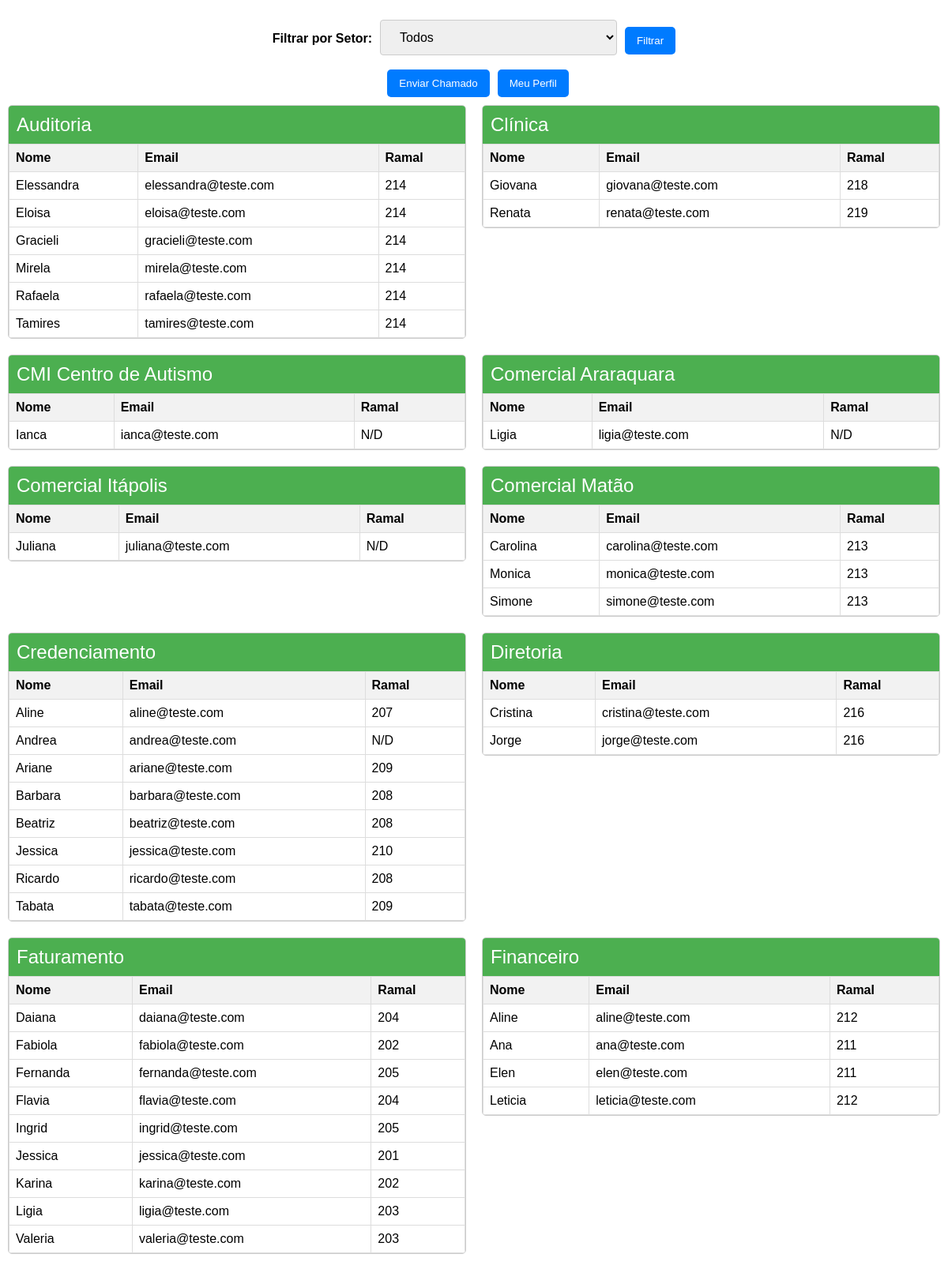
Screenshot of /funcionarios.php (signed in, upper part) with the database file from the repository.
### tables this page shows
CREATE TABLE `funcionarios` (
  `id` int(11) NOT NULL,
  `departamento` varchar(100) NOT NULL,
  `email` varchar(100) NOT NULL,
  `ramal` varchar(20) DEFAULT NULL,
  `nome` varchar(100) NOT NULL,
  `senha` varchar(255) NOT NULL,
  `nivel` varchar(10) DEFAULT NULL
);

### funcionarios.php (the view, shortened to what this page needs)
<?php
include_once('sys/conexao.php');
include_once("components/header.php");
?>
    <link rel="stylesheet" href="css/style.css">
    <link href="https://cdn.jsdelivr.net/gh/StephanWagner/jBox@v1.3.3/dist/jBox.all.min.css" rel="stylesheet">
</head>
<body>
        <div>
                    <form action="" method="GET" class="filtro-setor">
                    <label for="setor">Filtrar por Setor:</label>
                    <select name="setor" id="setor">
                    <option value="todos">Todos</option>
                    </select>
                    <div class="btn-group"><button type="submit">Filtrar</button></div>
                </form>
                <div class="btn-group">
                    <button onclick="location.href='chamado.php'">Enviar Chamado</button>
                    <button onclick="location.href='profile.php'">Meu Perfil</button>
                </div>
                <?php
                $departamento_anterior = null;
                $filtro_sql = "";
                $query = "SELECT nome, email, departamento, ramal, id, nivel FROM funcionarios $filtro_sql ORDER BY departamento, nome ASC";
                $result = $conexao->query($query);
                if ($result->num_rows > 0) {
                    while ($row = $result->fetch_assoc()) {
                        if ($row['departamento'] !== $departamento_anterior) {
                            if ($departamento_anterior !== null) {
                                echo "</tbody></table></div>";
                            }
                            echo "<div class='modulo'>";
                            echo "<h3>" . htmlspecialchars($row['departamento']) . "</h3>";
                            echo "<table>";
                            echo "<thead><tr><th>Nome</th><th>Email</th><th>Ramal</th></tr></thead>";
                            echo "<tbody>";
                        }
                        echo "<tr>";
                        echo "<td>" . htmlspecialchars($row["nome"]) . "</td>";
                        echo "<td>" . htmlspecialchars($row["email"]) . "</td>";
                        echo "<td>" . htmlspecialchars($row["ramal"]) . "</td>";
                        $departamento_anterior = $row['departamento'];
                    }
                    echo "</tbody></table></div>";
                } else {
                    echo "<div class='modulo'>";
                    echo "<h3>Nenhum funcionário encontrado.</h3>";
                    echo "</div>";
                }
                ?>
        </div>
        <?php
            require_once("components/footer.php")
        ?>

### css/style.css (style rules this page uses)
* { font-family: 'Arial', sans-serif; box-sizing: border-box; }
body { height: 100vh; margin: 0px; }
.modulo { margin-bottom: 20px; border-radius: 5px; }
.modulo > h3 { margin: 0px; color: #fff; font-weight: 300; font-size: 1.5rem; padding: 10px 20px; background-color: #1867c0; }
.modulo { display: inline-block; vertical-align: top; width: calc(50% - 20px); margin: 10px; border: 1px solid #ccc; border-radius: 5px; overflow: hidden; }
.modulo h3 { background-color: #4CAF50; color: white; padding: 10px; margin: 0; }
table { width: 100%; border-collapse: collapse; }
th, td { border: 1px solid #ddd; padding: 8px; text-align: left; }
th { background-color: #f2f2f2; }
.filtro-setor { text-align: center; margin-bottom: 10px; margin-top: 20px; display: flex; justify-content: center; align-items: center; }
.filtro-setor label { font-weight: bold; margin-right: 10px; }
.filtro-setor select, .filtro-setor button { margin-top: 5px; }
.btn-group { display: flex; justify-content: center; }
.btn-group button { margin-left: 10px; padding: 10px 15px; border: none; background-color: #007bff; color: white; cursor: pointer; border-radius: 5px; transition: background-color 0.3s ease; }
select { width: 25%; padding: 12px 20px; font-size: 1em; margin: 8px 0; display: inline-block; border: 1px solid #ccc; border-radius: 4px; box-sizing: border-box; }

### rows the page displays
funcionarios: departamento "Auditoria", nome "Elessandra", email "elessandra@teste.com", ramal "214"
funcionarios: nome "Eloisa", email "eloisa@teste.com", ramal "214"
funcionarios: nome "Gracieli", email "gracieli@teste.com", ramal "214"
funcionarios: nome "Mirela", email "mirela@teste.com", ramal "214"
funcionarios: nome "Rafaela", email "rafaela@teste.com", ramal "214"
funcionarios: nome "Tamires", email "tamires@teste.com", ramal "214"
funcionarios: departamento "Clínica", nome "Giovana", email "giovana@teste.com", ramal "218"
funcionarios: nome "Renata", email "renata@teste.com", ramal "219"
funcionarios: departamento "CMI Centro de Autismo", nome "Ianca", email "ianca@teste.com", ramal "N/D"
funcionarios: departamento "Comercial Araraquara", nome "Ligia", email "ligia@teste.com", ramal "N/D"
funcionarios: departamento "Comercial Itápolis", nome "Juliana", email "juliana@teste.com", ramal "N/D"
funcionarios: departamento "Comercial Matão", nome "Carolina", email "carolina@teste.com", ramal "213"
funcionarios: nome "Monica", email "monica@teste.com", ramal "213"
funcionarios: nome "Simone", email "simone@teste.com", ramal "213"
funcionarios: departamento "Credenciamento", nome "Aline", email "aline@teste.com", ramal "207"
funcionarios: nome "Andrea", email "andrea@teste.com", ramal "N/D"
funcionarios: nome "Ariane", email "ariane@teste.com", ramal "209"
funcionarios: nome "Barbara", email "barbara@teste.com", ramal "208"
funcionarios: nome "Beatriz", email "beatriz@teste.com", ramal "208"
funcionarios: nome "Jessica", email "jessica@teste.com", ramal "210"
funcionarios: nome "Ricardo", email "ricardo@teste.com", ramal "208"
funcionarios: nome "Tabata", email "tabata@teste.com", ramal "209"
funcionarios: departamento "Diretoria", nome "Cristina", email "cristina@teste.com", ramal "216"
funcionarios: nome "Jorge", email "jorge@teste.com", ramal "216"
funcionarios: departamento "Faturamento", nome "Daiana", email "daiana@teste.com", ramal "204"
funcionarios: nome "Fabiola", email "fabiola@teste.com", ramal "202"
funcionarios: nome "Fernanda", email "fernanda@teste.com", ramal "205"
funcionarios: nome "Flavia", email "flavia@teste.com", ramal "204"
funcionarios: nome "Ingrid", email "ingrid@teste.com", ramal "205"
funcionarios: nome "Jessica", email "jessica@teste.com", ramal "201"
funcionarios: nome "Karina", email "karina@teste.com", ramal "202"
funcionarios: nome "Ligia", email "ligia@teste.com", ramal "203"
funcionarios: nome "Valeria", email "valeria@teste.com", ramal "203"
funcionarios: departamento "Financeiro", nome "Aline", email "aline@teste.com", ramal "212"
funcionarios: nome "Ana", email "ana@teste.com", ramal "211"
funcionarios: nome "Elen", email "elen@teste.com", ramal "211"
funcionarios: nome "Leticia", email "leticia@teste.com", ramal "212"
